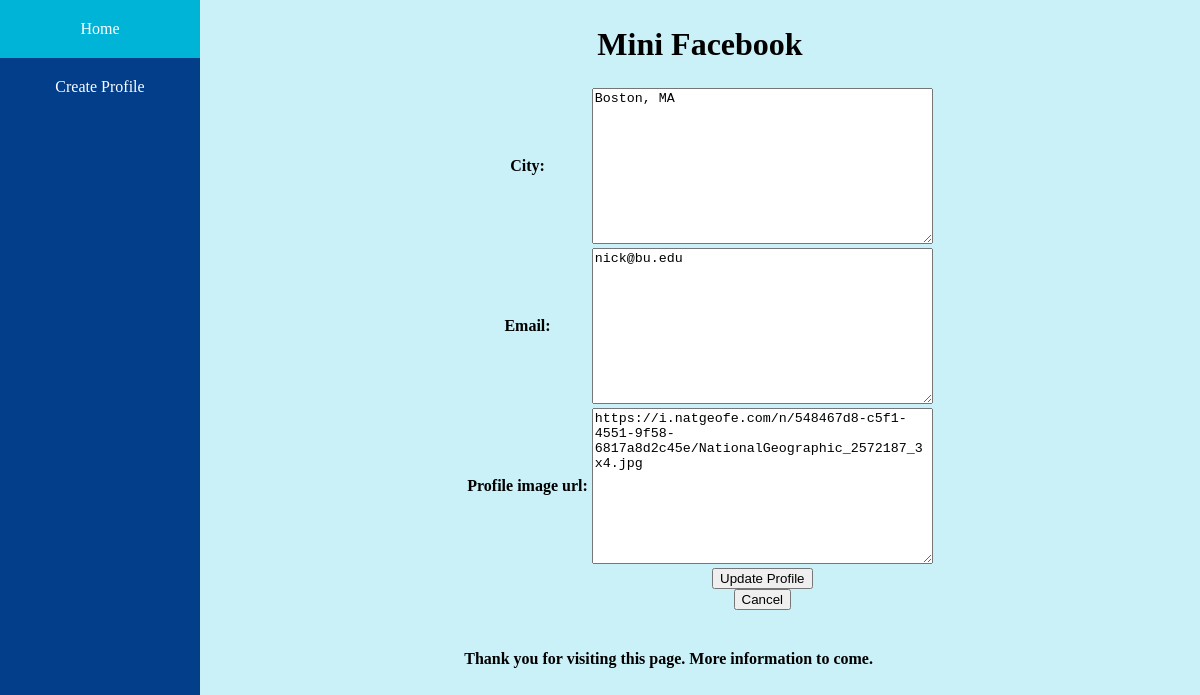
Page /mini_fb/profile/1/update on the earlier database version.
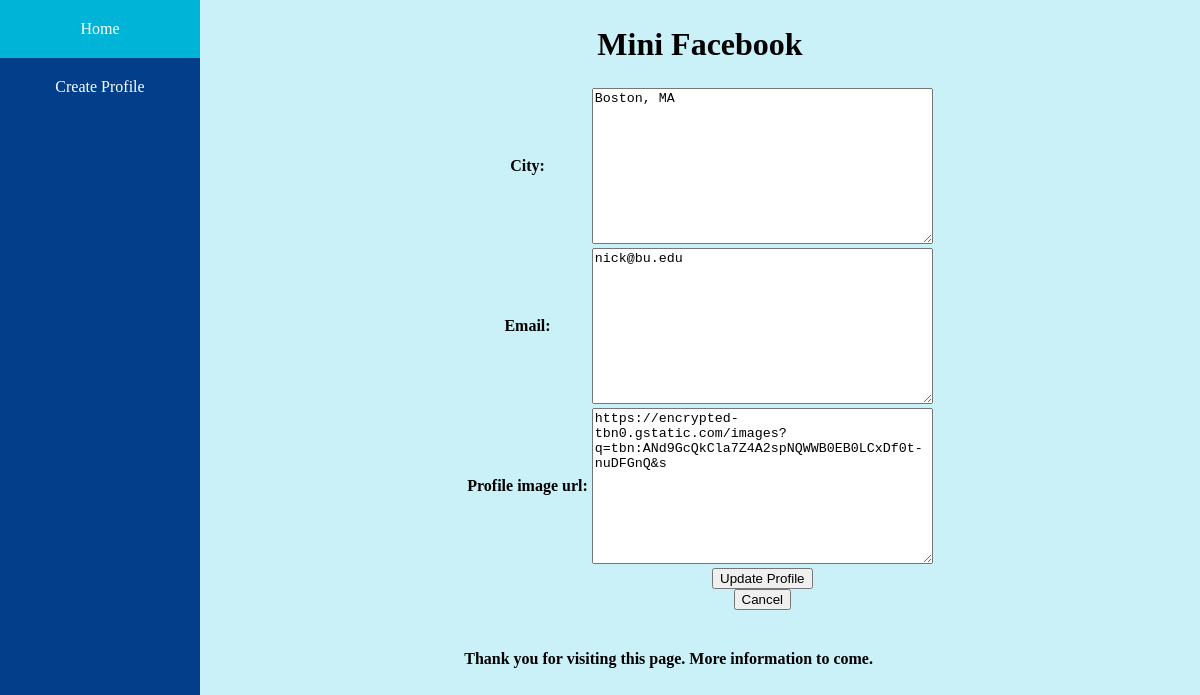
Same page on the later database version.
### mini_fb/models.py (models this page shows, shortened)
class Profile(models.Model):
    first_name = models.TextField(blank=False)
    last_name = models.TextField(blank=False)
    city = models.TextField(blank=False)
    email = models.TextField(blank=False)
    profile_image_url = models.TextField(blank=True)

### mini_fb/views.py (the view)
# urls.py: path(r'profile/<int:pk>/update', views.UpdateProfileView.as_view(), name="update_profile"),
class UpdateProfileView(UpdateView):
    model = Profile
    form_class = UpdateProfileForm
    template_name = "mini_fb/update_profile_form.html"
    context_object_name = "profile"

### mini_fb/forms.py
class UpdateProfileForm(forms.ModelForm):
    class Meta:
        model = Profile
        fields = ['city', 'email', 'profile_image_url']

### mini_fb/templates/mini_fb/update_profile_form.html (shortened to what this page needs)
{% extends 'mini_fb/base.html' %}
{% block content %}
<form method="POST">
    <table>
        {{form.as_table}}
        <tr>
            <td></td>
            <td>
                <input type="submit" name="update_profile" value="Update Profile">
</form>
                <form action="{% url 'show_profile' profile.pk %}">
                    <input type="submit" name="Cancel" value="Cancel">
                </form>
{% endblock %}

### mini_fb/templates/mini_fb/base.html (shortened to what this page needs)
 {% load static %}
 <html>
     <head>
         <link rel="stylesheet", href="{% static 'mini_fb.css' %}">
     </head>
     <body>
         <nav class="navbar">
            <a href="{% url 'show_all_profiles' %}">Home</a>
            <a href="{% url 'create_profile' %}">Create Profile</a>
         </nav>
        <div class="content">
            <header>
                <h1>Mini Facebook</h1>
            </header>
            {% block content %}{% endblock %}
            <footer>
                <h4>Thank you for visiting this page. More information to come.</h4>
            </footer>
        </div>
     </body>
 </html>

### static/mini_fb.css (style rules this page uses)
body { display: flex; padding: 0px; margin: 0px; }
.navbar { list-style-type: none; background-color: #023e8a; width: 200px; height: 100%; position: fixed; overflow: auto; }
.navbar a { display: block; color: white; text-decoration: none; text-align: center; padding: 20px; }
.content { background-color: #caf0f8; width: 100%; padding: 5px; margin-left: 200px; align-items: center; display: flex; justify-content: flex-start; align-items: center; flex-direction: column; overflow: auto; }
.content td { text-align: center; }

Differences in the rows shown:
changed Profile "Boston, MA": profile_image_url "https://i.natgeofe.com/n/548467d8-c5f1-4551-9f58-6817a8d2c45e/NationalGeographic_2572187_3x4.jpg" → "https://encrypted-tbn0.gstatic.com/images?q=tbn:ANd9GcQkCla7Z4A2spNQWWB0EB0LCxDf0t-nuDFGnQ&s"
